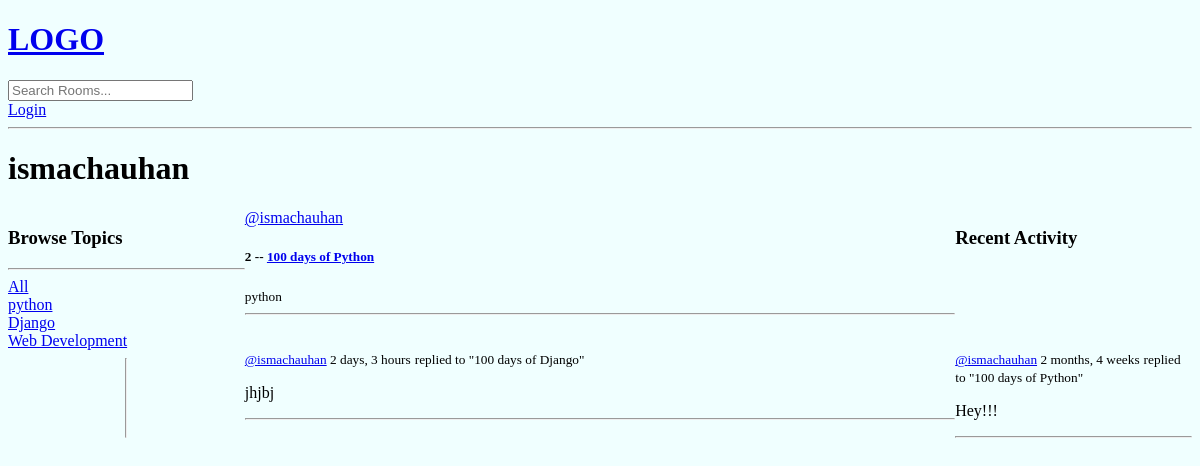
Page /profile/1/ on the earlier database version.
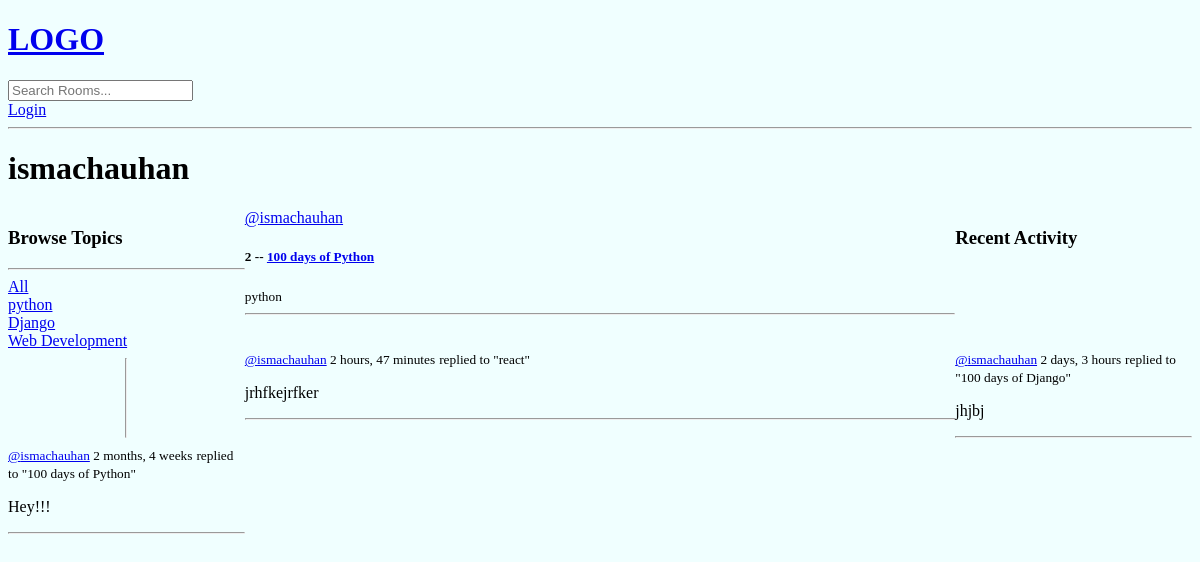
Same page on the later database version.
### base/models.py (models this page shows, shortened)
class Topic(models.Model):
    name=models.CharField(max_length=200)

class Room(models.Model):
    host=models.ForeignKey(User,on_delete=models.SET_NULL,null=True)
    name=models.CharField(max_length=200)
    topic=models.ForeignKey(Topic,on_delete=models.SET_NULL,null=True)
    name=models.CharField(max_length=200)
    description=models.TextField(null=True,blank=True)
    participants=models.ManyToManyField(User, related_name='participants',blank=True)
    updated=models.DateTimeField(auto_now=True)
    created=models.DateTimeField(auto_now_add=True)
    class Meta:
        ordering=['-updated','-created']
    def __str__(self):
        return self.name

class Message(models.Model):
    user=models.ForeignKey(User,on_delete=models.CASCADE)
    room=models.ForeignKey(Room,on_delete=models.CASCADE)
    body=models.TextField()
    updated=models.DateTimeField(auto_now=True)
    created=models.DateTimeField (auto_now_add=True)
    class Meta:
        ordering=['-updated','-created']
    def __str__(self):
        return self.body[0:50]

### base/views.py (the view)
# urls.py: path('profile/<str:pk>/',views.userProfile,name="user-profile"),
def userProfile(request,pk):
    user=User.objects.get(id=pk)
    rooms=user.room_set.all()
    room_messages=user.message_set.all()
    topics=Topic.objects.all()
    context={'user':user,'rooms':rooms,'room_messages':room_messages,'topics':topics}
    return render(request,'base/profile.html',context)

### base/templates/base/profile.html (shortened to what this page needs)
{% extends 'main.html' %}
{% block content %}
<h1>{{user.username}}</h1>
<div class="profile-container">
    <div>
        {% include 'base/topics_component.html' %}
    </div>
    <div>
        {% include 'base/feed_component.html' %}
    </div>
        {% include 'base/activity_component.html' %}
    <div>
    </div>
</div>
{% endblock content %}

### base/templates/base/topics_component.html
<h3>Browse Topics</h3>
    <hr />
    <div>
      <a href="{% url 'home' %}">All</a>
    </div>
    {% for topic in topics %}
    <div>
      <a href="{% url 'home' %}?q={{topic.name}}">{{topic.name}}</a>
    </div>
    {% endfor %}

### base/templates/base/feed_component.html (shortened to what this page needs)
{% for room in rooms %}
      <div>
        <a href="{% url 'user-profile' room.host.id %}">@{{room.host.username}}</a>
        <h5>
          {{room.id}} -- <a href="{% url 'room' room.id %}">{{room.name}}</a>
        </h5>
        <small>{{room.topic.name}}</small>
        <hr />
      </div>
      {% endfor %}

### base/templates/base/activity_component.html (shortened to what this page needs)
<h3>Recent Activity</h3>
    <hr />
    {% for message in room_messages %}
    <div>
      <small><a href="{% url 'user-profile' message.user.id %}">@{{message.user}}</a> {{message.created|timesince}}</small>
      <small>replied to "{{message.room}}"</small>
      <p>{{message}}</p>
      <hr>
    </div>
    {% endfor %}

Differences in the rows shown:
added Message: user "ismachauhan", created "2 hours, 47 minutes", room "react", body "jrhfkejrfker"
